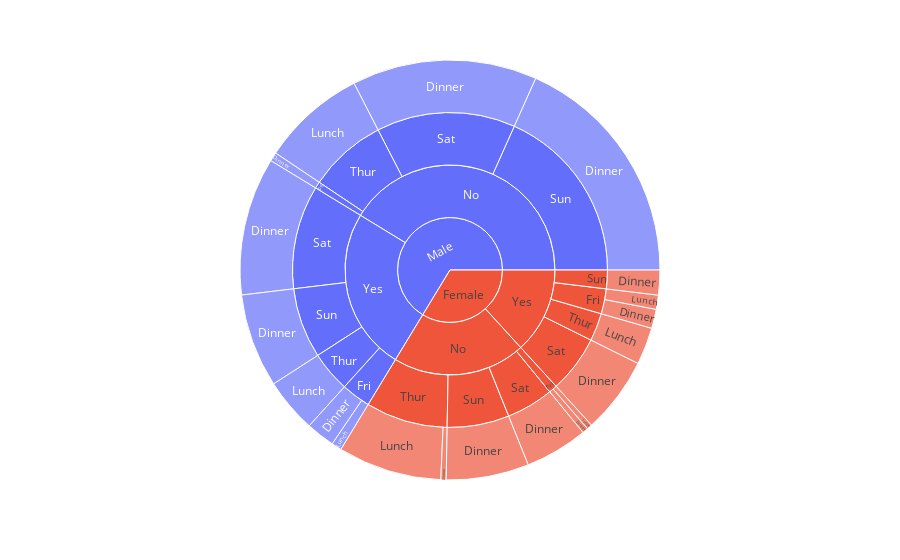

Here is the notebook cell this chart was saved with:
### Code cell
fig1 = px.sunburst(tips, path=['sex','smoker','day','time'], values='tip')

# show the plot
fig1.show()

### Figure 1 — Plotly figure (JSON) as saved in the notebook; plotly's stock layout.template omitted (floating-point values rounded to 4 significant figures)
{"data": [{"branchvalues": "total", "domain": {"x": [0, 1], "y": [0, 1]}, "hovertemplate": "labels=%{label}<br>tip=%{value}<br>parent=%{parent}<br>id=%{id}<extra></extra>", "ids": ["Female/No/Sun/Dinner", "Male/No/Sun/Dinner", "Male/No/Sat/Dinner", "Female/No/Sat/Dinner", "Male/Yes/Sat/Dinner", "Female/Yes/Sat/Dinner", "Male/No/Thur/Lunch", "Male/Yes/Thur/Lunch", "Female/No/Thur/Lunch", "Male/Yes/Fri/Dinner", "Male/No/Fri/Dinner", "Female/Yes/Fri/Dinner", "Female/No/Fri/Dinner", "Female/Yes/Sun/Dinner", "Male/Yes/Sun/Dinner", "Female/Yes/Thur/Lunch", "Male/Yes/Fri/Lunch", "Female/Yes/Fri/Lunch", "Female/No/Fri/Lunch", "Female/No/Thur/Dinner", "Female/No/Sun", "Male/No/Sun", "Male/No/Sat", "Female/No/Sat", "Male/Yes/Sat", "Female/Yes/Sat", "Male/No/Thur", "Male/Yes/Thur", "Female/No/Thur", "Male/Yes/Fri", "Male/No/Fri", "Female/Yes/Fri", "Female/No/Fri", "Female/Yes/Sun", "Male/Yes/Sun", "Female/Yes/Thur", "Female/No", "Male/No", "Male/Yes", "Female/Yes", "Female", "Male"], "labels": ["Dinner", "Dinner", "Dinner", "Dinner", "Dinner", "Dinner", "Lunch", "Lunch", "Lunch", "Dinner", "Dinner", "Dinner", "Dinner", "Dinner", "Dinner", "Lunch", "Lunch", "Lunch", "Lunch", "Dinner", "Sun", "Sun", "Sat", "Sat", "Sat", "Sat", "Thur", "Thur", "Thur", "Fri", "Fri", "Fri", "Fri", "Sun", "Sun", "Thur", "No", "No", "Yes", "Yes", "Female", "Male"], "name": "", "parents": ["Female/No/Sun", "Male/No/Sun", "Male/No/Sat", "Female/No/Sat", "Male/Yes/Sat", "Female/Yes/Sat", "Male/No/Thur", "Male/Yes/Thur", "Female/No/Thur", "Male/Yes/Fri", "Male/No/Fri", "Female/Yes/Fri", "Female/No/Fri", "Female/Yes/Sun", "Male/Yes/Sun", "Female/Yes/Thur", "Male/Yes/Fri", "Female/Yes/Fri", "Female/No/Fri", "Female/No/Thur", "Female/No", "Male/No", "Male/No", "Female/No", "Male/Yes", "Female/Yes", "Male/No", "Male/Yes", "Female/No", "Male/Yes", "Male/No", "Female/Yes", "Female/No", "Female/Yes", "Male/Yes", "Female/Yes", "Female", "Male", "Male", "Female", "", ""], "type": "sunburst", "values": [46.61, 134.0, 104.2, 35.42, 77.74, 43.03, 58.83, 30.58, 58.49, 16.23, 5.0, 10.8, 3.25, 14.0, 52.82, 20.93, 5.7, 7.98, 3.0, 3.0, 46.61, 134.0, 104.2, 35.42, 77.74, 43.03, 58.83, 30.58, 61.49, 21.93, 5.0, 18.78, 6.25, 14.0, 52.82, 20.93, 149.8, 302.0, 183.1, 96.74, 246.5, 485.1]}], "layout": {"legend": {"tracegroupgap": 0}, "margin": {"t": 60}}}
